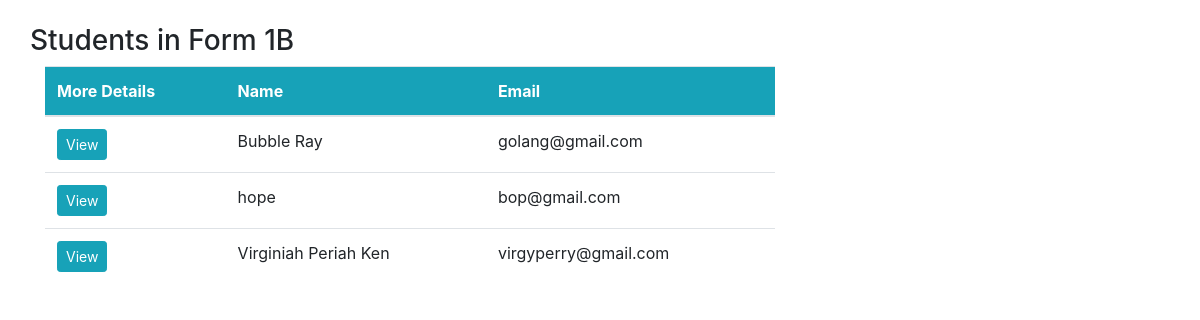
The page /form1b/ on the database as committed earlier.
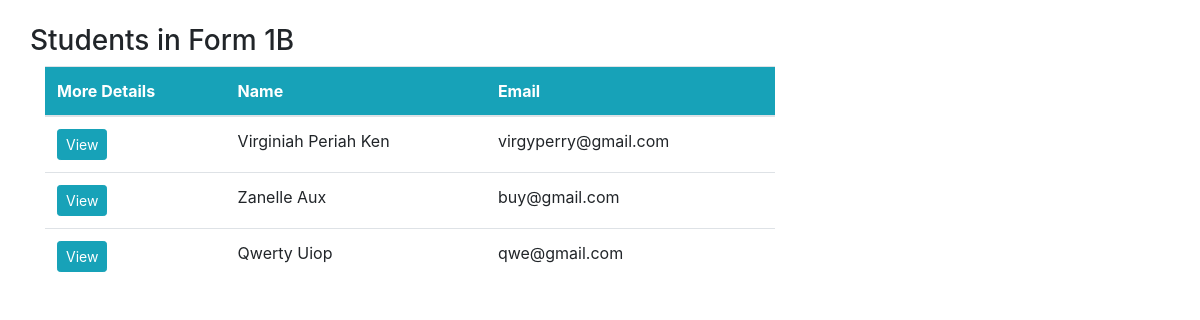
The same page on the database as committed later.
### app/models.py (models this page shows, shortened)
class Student(models.Model):
    name = models.CharField(max_length=20)
    email = models.EmailField()
    reg_num = models.CharField(max_length=3,null=True)
    date = models.DateTimeField(default=timezone.now)
    stream_name = models.ForeignKey(Stream, on_delete=models.CASCADE,null=True)
    photo = models.ImageField(upload_to='images/',null=True,blank=True)
    class Meta:
         ordering = ['-date']

### app/views.py (the view)
# urls.py: path('form1b/',views.formB,name='oneB'),
def formB(request):
      students = Student.objects.filter(stream_name__stream_name='Form 1B')
      return render(request, 'form1b.html',locals())

### app/templates/form1b.html (shortened to what this page needs)
{%extends 'base.html' %}
{% block content%}
  <div class="container">
    <div class="row my-4">
        <h3 style="text-align: center;">Students in Form 1B </h3>
        <div class="col-md-4"></div>
        <div class="col-md-8">
<table class="table bg-white">
  <thead class="bg-info">
    <tr class="text-white">
        <th scope="col">More Details</th>
        <th scope="col">Name</th>
      <th scope="col">Email</th>
    </tr>
  </thead>
  <tbody>
    <tr>
      {% for stu in students %}
      <th scope="row">
        <a class= "btn btn-info btn-sm" href="{% url 'student-det' stu.id %}">View</a>
      </th>
      <td>{{stu.name}}</td>
      <td>{{stu.email}}</td>
    </tr>
    {% endfor %}
  </tbody>
</table>
</div>
</div>
</div>
{% endblock %}

Rows that differ between the two databases and show on the page:
no longer on this page (row edited): Student: name "Bubble Ray", email "golang@gmail.com"
no longer on this page (row edited): Student: name "hope", email "bop@gmail.com"
added Student: name "Zanelle Aux", email "buy@gmail.com"
added Student: name "Qwerty Uiop", email "qwe@gmail.com"
